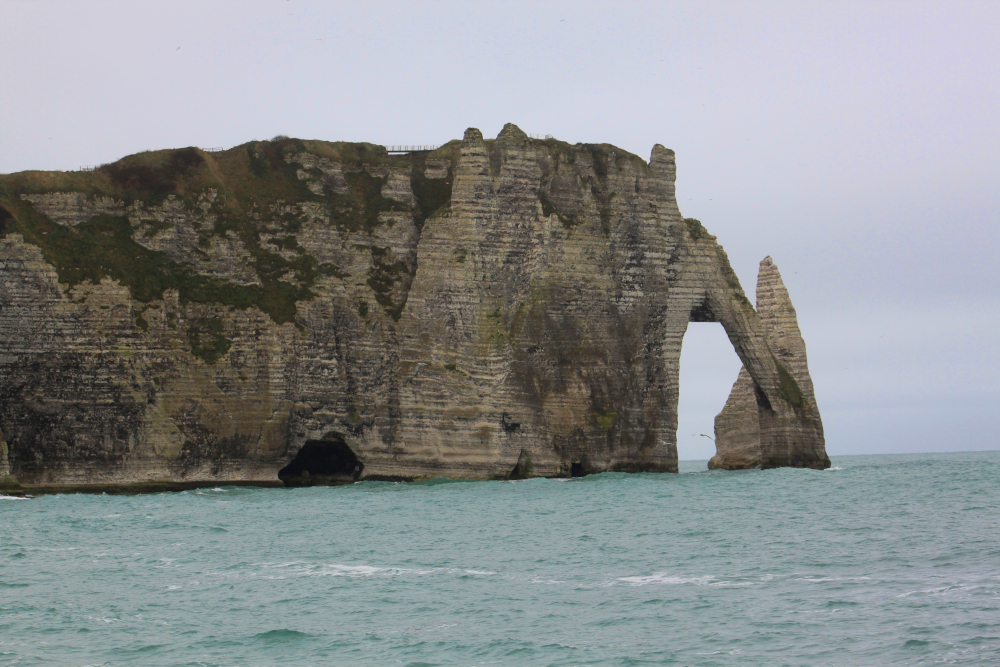
#> input picture 3A/TP_Image/codeTP3/EtretatP.jpg, 1000 x 667 px, found by its file name
$ python kmeans_color.py
#> lines starting #> are read from the running program, lines starting #| are printed output that depends on the picture; after the words box and inside, x2 and y2 are one past the last pixel; in counts of white or black regions, pixels touching at a corner belong together
import math
from PIL import Image
from pylab import *
import matplotlib.cm as cm
import scipy as sp
import random
from collections import defaultdict
import operator

im = Image.open('C:/Users/louka/Desktop/Github/esirem/3A/TP_Image/codeTP3/EtretatP.jpg')
#> im is the input picture: PIL image 1000x667 RGB; mean R, G, B 138.1, 142, 143.2
arr = np.asarray(im)

out = Image.open('C:/Users/louka/Desktop/Github/esirem/3A/TP_Image/codeTP3/out2.jpg').convert('L')
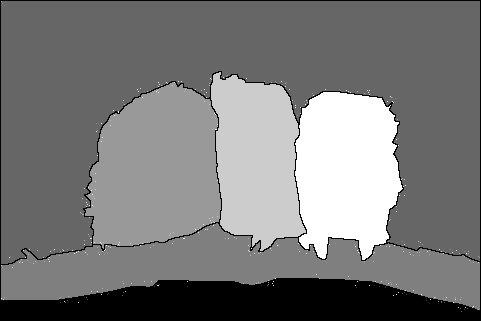
#> input picture 3A/TP_Image/codeTP3/out2.jpg, 481 x 321 px, found by its file name
#> out is the input picture: PIL image 481x321 L; min 0, max 255, mean 121
arr_out = np.asarray(out)

rows,columns = np.shape(arr_out)
#> rows = 321; columns = 481
print('background pixel level',arr_out[0][0])
#| background pixel level 0

#print '\nrows',rows,'columns',columns
ground_out = np.zeros((rows,columns))


''' Converting ground truth image into binary image for evaluation'''

for i in range(rows):
	for j in range(columns):
		if arr_out[i][j] > 120:
			ground_out[i][j] = 0

		else:
			ground_out[i][j] = 1
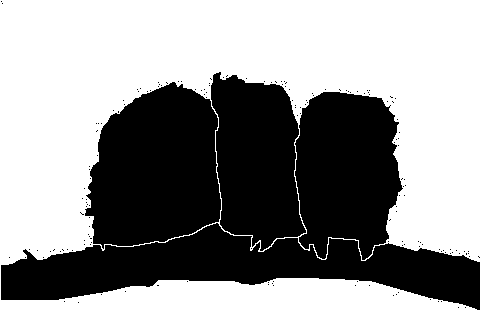
#> ground_out: shape (321, 481) float64; values 0 (black) and 1 (white), 58.7% white; 166 black regions (162 under 20 px), largest, box (x1, y1, x2, y2) and area: (1, 223, 480, 310) 19944, (85, 82, 221, 249) 17232, (295, 92, 403, 260) 14078, (211, 72, 306, 251) 12271

plt.figure()
plt.imshow(ground_out, cmap="Greys_r")
plt.show()


shape = np.shape(arr)
#> shape = (667, 1000, 3)

rows = shape[0]
#> rows = 667
columns = shape[1]
#> columns = 1000

'''obtaining 6 random centroid points'''

r_points = [ random.randint(0, 255) for i in range(6) ]
#> r_points = [197, 215, 20, 132, 248, 207]
g_points = [ random.randint(0, 255) for i in range(6) ]
#> g_points = [155, 244, 183, 111, 71, 144]
b_points = [ random.randint(0, 255) for i in range(6) ]

grey_l = defaultdict(list)

''' Grey scale levels corresponding to 6 clusters'''

grey1 = 40
grey2 = 80
grey3 = 120
grey4 = 160
grey5 = 200
grey6 = 240

grey_l[0] = 40
grey_l[1] = 80
grey_l[2] = 120
grey_l[3] = 160
grey_l[4] = 200
grey_l[5] = 240


g = defaultdict(list)

g2 = []
g3 = []
g4 = []
g5 = []
g6 = []

end = np.zeros((rows,columns))
zavg = [0,0,0]

''' computing average centroids after every iteration'''

def find_centroids(g):
	red_cent_list = []
	blue_cent_list = []
	green_cent_list = []
	#print '0 shape',np.shape(g)
	for i in range(0,6):
		array = np.matrix(g[i])
		avg = np.mean(array,0)
		#print '\naverage values',avg
		pavg = np.ravel(avg)
		#print '2 shape', np.shape(pavg)
		#print 'pavg', pavg
		if not len(pavg):
			red_cent_list.append(zavg[0])
			blue_cent_list.append(zavg[1])
			green_cent_list.append(zavg[2])
		else:
			red_cent_list.append(pavg[0])
			blue_cent_list.append(pavg[1])
			green_cent_list.append(pavg[2])
	return[red_cent_list,blue_cent_list,green_cent_list]


''' Computing 10 iterations to obtain converged centroids of six clusters'''

for it in range(0,10):
	print('\niteration',it)
	g= defaultdict(list)
	for r in range(rows):
		for c in range(columns):
			img = arr[r][c]
			#print '\nimg', img
			red = img[0]
			green = img[1]
			blue =  img[2]
			#print '\n red',red,'blue',blue,'green',green

			distance_list = []
			for k in range(0,6):
				''' computing absolute distance from each of the cluster and assigning it to a particular cluster based on distance'''
				#print '\n red ref point',r_points[k],'blue ref point ',b_points[k],'green ref point',g_points[k]
#> (the run stopped early here; a loop or call above may not have finished)
